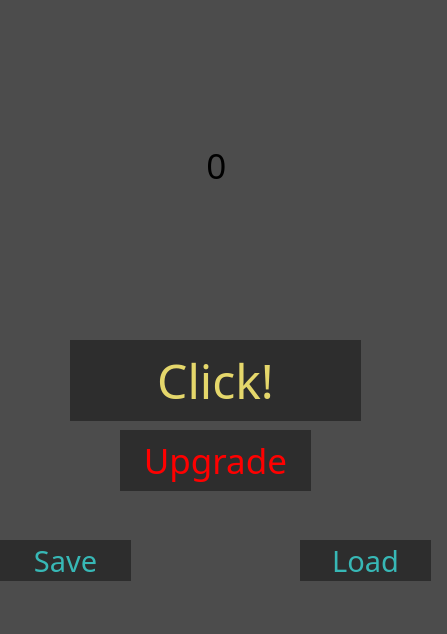
<?xml version="1.0" encoding="UTF-8"?>
<ui version="4.0">
 <class>MainWindow</class>
 <widget class="QMainWindow" name="MainWindow">
  <property name="geometry">
   <rect>
    <x>0</x>
    <y>0</y>
    <width>447</width>
    <height>634</height>
   </rect>
  </property>
  <property name="windowTitle">
   <string>MainWindow</string>
  </property>
  <property name="styleSheet">
   <string notr="true">background-color: #4C4C4C</string>
  </property>
  <widget class="QWidget" name="centralwidget">
   <widget class="QPushButton" name="click_button">
    <property name="geometry">
     <rect>
      <x>70</x>
      <y>340</y>
      <width>291</width>
      <height>81</height>
     </rect>
    </property>
    <property name="font">
     <font>
      <family>Ink Free</family>
      <pointsize>36</pointsize>
     </font>
    </property>
    <property name="styleSheet">
     <string notr="true">QPushButton {color: #E5D76B ; background-color: #2D2D2D; border: none;}
QPushButton:hover {color: #EBD84C ; background-color: #3A3A39; border: none;}
QPushButton:pressed {color: #FFE943 ; background-color: #474746; border: none;}</string>
    </property>
    <property name="text">
     <string>Click!</string>
    </property>
   </widget>
   <widget class="QPushButton" name="upgrade_button">
    <property name="geometry">
     <rect>
      <x>120</x>
      <y>430</y>
      <width>191</width>
      <height>61</height>
     </rect>
    </property>
    <property name="font">
     <font>
      <family>Ink Free</family>
      <pointsize>26</pointsize>
     </font>
    </property>
    <property name="styleSheet">
     <string notr="true">QPushButton {color: #ff0000 ; background-color: #2D2D2D; border: none;}</string>
    </property>
    <property name="text">
     <string>Upgrade</string>
    </property>
   </widget>
   <widget class="QLabel" name="clicks">
    <property name="geometry">
     <rect>
      <x>6</x>
      <y>10</y>
      <width>421</width>
      <height>311</height>
     </rect>
    </property>
    <property name="font">
     <font>
      <family>Ink Free</family>
      <pointsize>26</pointsize>
     </font>
    </property>
    <property name="text">
     <string>0</string>
    </property>
    <property name="textFormat">
     <enum>Qt::AutoText</enum>
    </property>
    <property name="alignment">
     <set>Qt::AlignCenter</set>
    </property>
   </widget>
   <widget class="QPushButton" name="save_button">
    <property name="geometry">
     <rect>
      <x>0</x>
      <y>540</y>
      <width>131</width>
      <height>41</height>
     </rect>
    </property>
    <property name="font">
     <font>
      <family>Ink Free</family>
      <pointsize>22</pointsize>
     </font>
    </property>
    <property name="styleSheet">
     <string notr="true">QPushButton {color: #37B8B6 ; background-color: #2D2D2D; border: none;}
QPushButton:hover {color: #42DCDA ; background-color: #3A3A39; border: none;}
QPushButton:pressed {color: #47F5F2 ; background-color: #474746; border: none;}</string>
    </property>
    <property name="text">
     <string>Save</string>
    </property>
   </widget>
   <widget class="QPushButton" name="load_button">
    <property name="geometry">
     <rect>
      <x>300</x>
      <y>540</y>
      <width>131</width>
      <height>41</height>
     </rect>
    </property>
    <property name="font">
     <font>
      <family>Ink Free</family>
      <pointsize>22</pointsize>
     </font>
    </property>
    <property name="styleSheet">
     <string notr="true">QPushButton {color: #37B8B6 ; background-color: #2D2D2D; border: none;}
QPushButton:hover {color: #42DCDA ; background-color: #3A3A39; border: none;}
QPushButton:pressed {color: #47F5F2 ; background-color: #474746; border: none;}</string>
    </property>
    <property name="text">
     <string>Load</string>
    </property>
   </widget>
  </widget>
  <widget class="QMenuBar" name="menubar">
   <property name="geometry">
    <rect>
     <x>0</x>
     <y>0</y>
     <width>447</width>
     <height>25</height>
    </rect>
   </property>
  </widget>
  <widget class="QStatusBar" name="statusbar"/>
 </widget>
 <resources/>
 <connections/>
</ui>
